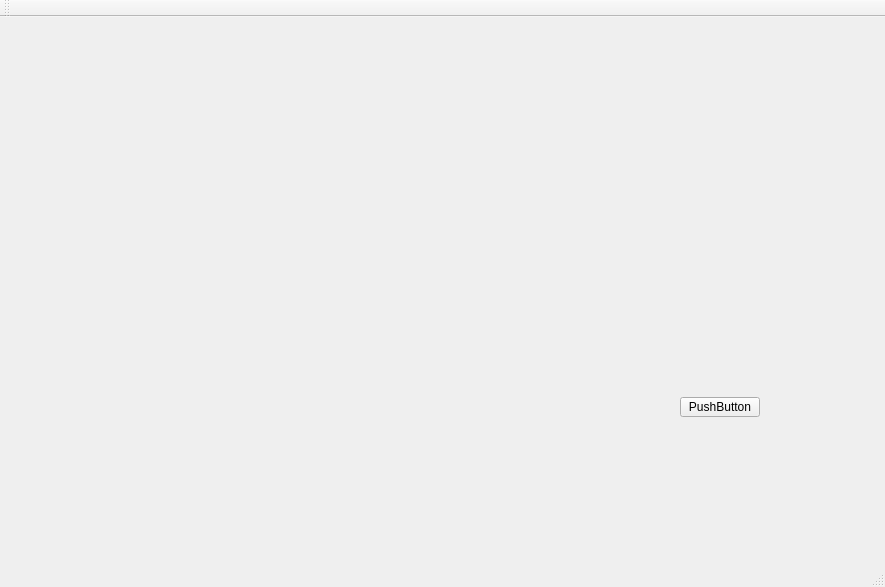
<?xml version="1.0" encoding="UTF-8"?>
<ui version="4.0">
 <class>MainWindow</class>
 <widget class="QMainWindow" name="MainWindow">
  <property name="geometry">
   <rect>
    <x>0</x>
    <y>0</y>
    <width>885</width>
    <height>587</height>
   </rect>
  </property>
  <property name="windowTitle">
   <string>MainWindow</string>
  </property>
  <widget class="QWidget" name="centralWidget">
   <widget class="QPushButton" name="pushButton">
    <property name="geometry">
     <rect>
      <x>680</x>
      <y>380</y>
      <width>80</width>
      <height>20</height>
     </rect>
    </property>
    <property name="text">
     <string>PushButton</string>
    </property>
   </widget>
  </widget>
  <widget class="QMenuBar" name="menuBar">
   <property name="geometry">
    <rect>
     <x>0</x>
     <y>0</y>
     <width>885</width>
     <height>22</height>
    </rect>
   </property>
  </widget>
  <widget class="QToolBar" name="mainToolBar">
   <attribute name="toolBarArea">
    <enum>TopToolBarArea</enum>
   </attribute>
   <attribute name="toolBarBreak">
    <bool>false</bool>
   </attribute>
  </widget>
  <widget class="QStatusBar" name="statusBar"/>
 </widget>
 <layoutdefault spacing="6" margin="11"/>
 <resources/>
 <connections/>
</ui>
